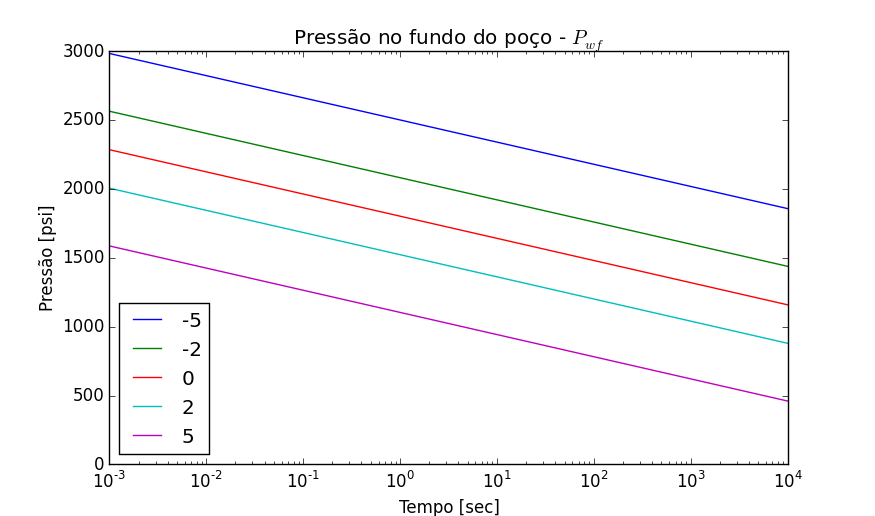

This figure's Python source:
# -*- coding: utf-8 -*-
"""
Created on Mon Nov 17 22:39:15 2014

@author: Fabio
"""
from pint import UnitRegistry
from matplotlib import pylab as pl
import numpy as np
from math import pi, log, exp

ureg = UnitRegistry()
_Q = ureg.Quantity

phi = 0.2
c_t = _Q(1.5e-05, '1/psi')
k = _Q(150, 'mdarcy')
h = _Q(10, 'ft')
qo_std = _Q(3000, '1/day')
Bo = _Q(1.5, 'bbl')
muo = _Q(0.33, 'cpoise')
Pi = _Q(2200, 'psi')
rw = _Q(3.5, 'in')
re = _Q(2000, 'ft')
gamma = 1.78108
Ss = [-5, -2, 0, 2, 5]


def P_f(Pd):
    return Pi - (((qo_std * Bo * muo)/(2 * pi * k * h)) * Pd)


def td_f(t):
    return ((k * t)/(phi * muo * c_t * (rw**2))).to('dimensionless')


times = _Q(np.linspace(1e-3, 10e3, 100), 'second')

td = td_f(times)

Pressures = []
for S in Ss:
    values = []
    for time in td:
        values.append(P_f(0.5 * log(4 * time/(gamma * exp(-2*S)))))
    Pressures.append(values)

fig1 = pl.figure()
fig1.patch.set_facecolor('white')
pl.rcParams['legend.loc'] = 'best'
for idx, timestep in enumerate(Pressures):
    pl.title(u'Pressão no fundo do poço - $P_{wf}$')
    pl.xlabel(u'Tempo [sec]')
    pl.ylabel(u'Pressão [psi]')
    pl.plot(times,
            [pressure.to('psi').magnitude for pressure in timestep],
            label=Ss[idx])
    pl.legend()
